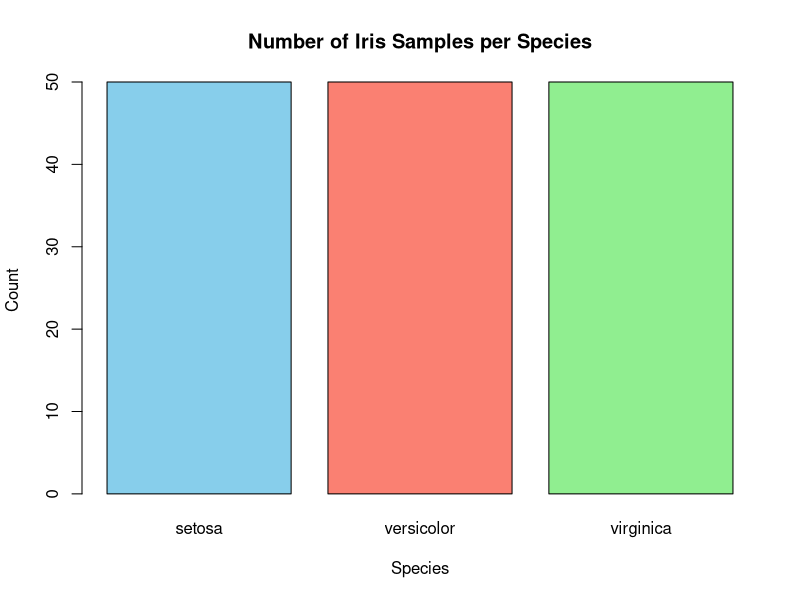
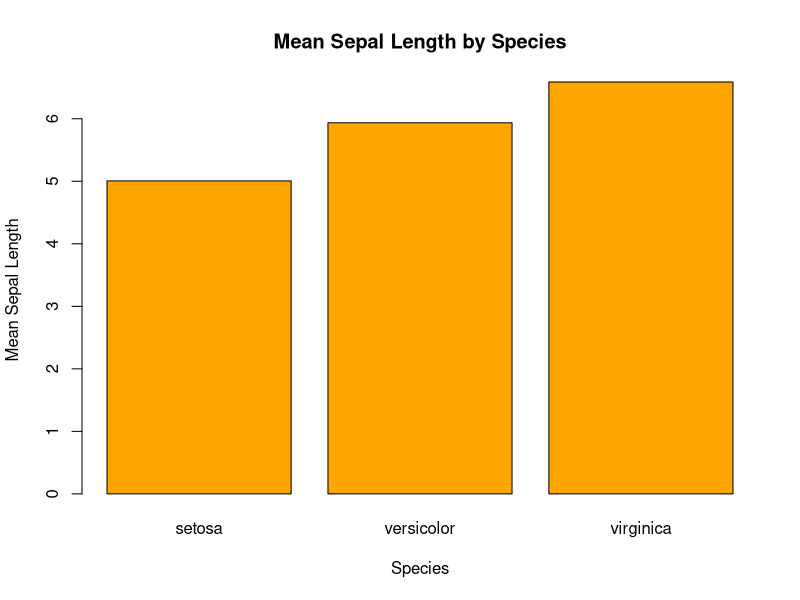
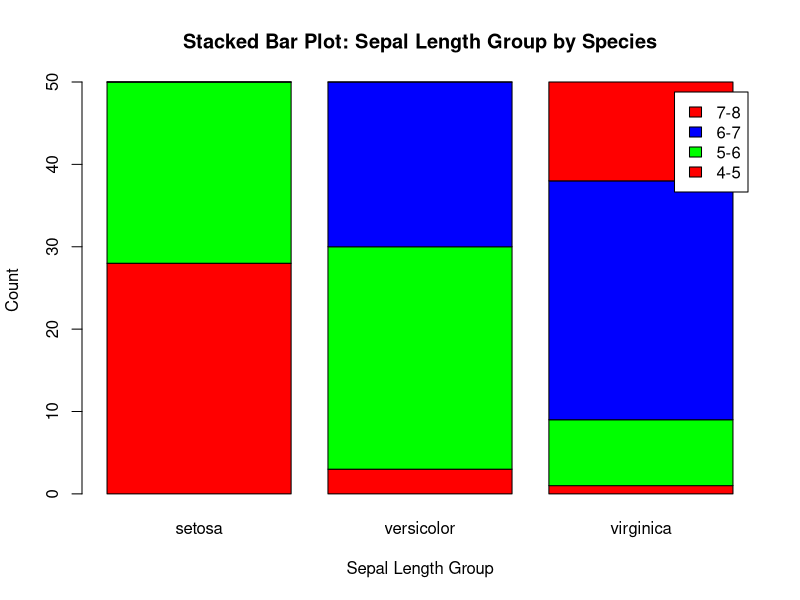

These charts were generated, in order, by the following R code:
data("iris")
head(iris)
summary(iris)
species_count <- table(iris$Species)
barplot(species_count,
 main = "Number of Iris Samples per Species",
 xlab = "Species",
 ylab = "Count",
 col = c("skyblue", "salmon", "lightgreen"),
 border = "black")
mean_sepal <- aggregate(Sepal.Length ~ Species, data = iris, FUN = mean)
barplot(mean_sepal$Sepal.Length,
 names.arg = mean_sepal$Species,
 main = "Mean Sepal Length by Species",
 xlab = "Species",
 ylab = "Mean Sepal Length",
 col = "orange")
iris$SepalGroup <- cut(
 iris$Sepal.Length,
 breaks = c(4, 5, 6, 7, 8),
 labels = c("4-5", "5-6", "6-7", "7-8")
)
stack_data <- table(iris$SepalGroup, iris$Species)
barplot(stack_data,
 main = "Stacked Bar Plot: Sepal Length Group by Species",
 xlab = "Sepal Length Group",
 ylab = "Count",
 col = c("red", "green", "blue"),
 legend = rownames(stack_data),
 beside = FALSE)
